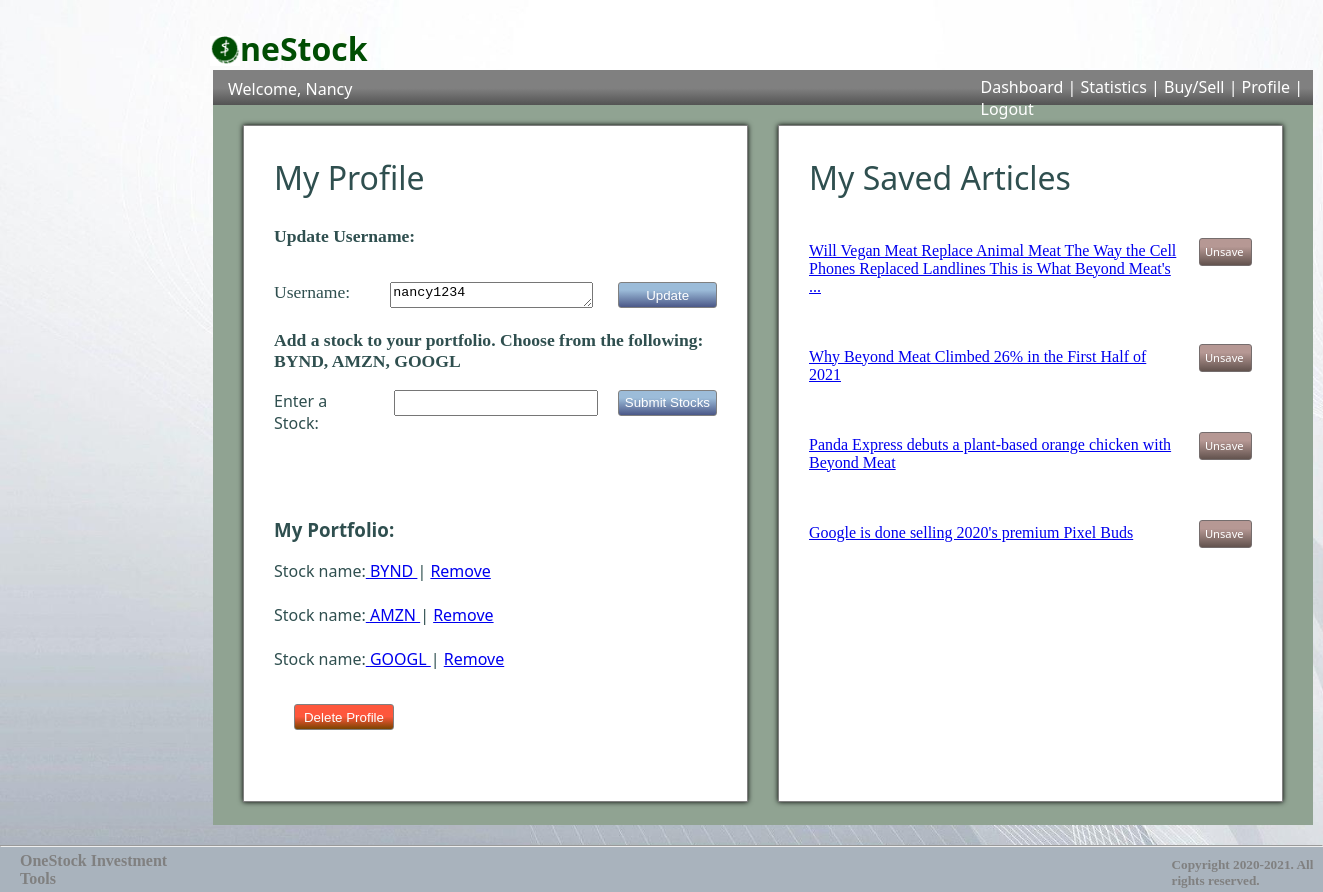
Screenshot of /profile (signed in) with the database file from the repository.
### stock_reboot_app/models.py (models this page shows)
class User(models.Model):
    first_name = models.CharField(max_length=255)
    last_name = models.CharField(max_length=255)
    username = models.CharField(max_length=255)
    email = models.EmailField(max_length=255)
    password = models.CharField(max_length=255)
    updated_at = models.DateTimeField(auto_now=True)
    created_at = models.DateTimeField(auto_now_add = True)
    objects = UserManager()

class Stock(models.Model):
    stock_name = models.CharField(max_length=45)
    created_at = models.DateTimeField(auto_now_add = True)
    updated_at = models.DateTimeField(auto_now= True)
    user = models.ForeignKey(User, related_name = "stocks", on_delete = models.CASCADE)
    news_url = models.TextField()
    nasdaq_url = models.TextField()
    objects = StockManager()

class Article(models.Model):
    saved = models.BooleanField(default=False)
    headliner = models.TextField()
    created_at = models.DateTimeField(auto_now_add = True)
    updated_at = models.DateTimeField(auto_now = True)
    hyperlink = models.TextField()
    stock = models.ForeignKey(Stock, related_name="articles", on_delete = models.CASCADE, null = True)
    article_user = models.ForeignKey(User, related_name = "user_articles", on_delete = models.CASCADE, null = True)

### stock_reboot_app/views.py (the view)
# urls.py: path('profile', views.profile),
def profile(request):
    if 'user_id' not in request.session:
        return redirect('/')
    this_user = User.objects.filter(id = request.session['user_id'])
    portfolio = Stock.objects.filter(user=User.objects.get(id = request.session['user_id']))
    saved_articles = Article.objects.filter(article_user_id=this_user[0].id, saved = True)
    number_of_stocks = len(Stock.objects.filter(user=User.objects.get(id = request.session['user_id'])))
    context = {
            "user": this_user[0],
            "current_user" : this_user[0].first_name,
            "username" : this_user[0].username,
            "portfolio": portfolio,
            "saved_articles": saved_articles,
            "number_of_stocks": number_of_stocks,
        }
    return render(request, "profile.html", context)

### stock_reboot_app/templates/profile.html (shortened to what this page needs)
    {% load static %}
<!DOCTYPE html>
<html lang = "en">
<head>
    {% load static %}
    <link rel="stylesheet" href="{% static 'index.css' %}">
</head>
<body id="wavy-body">
    <div id="floating-logo">
        <img id="logo" src="{% static 'artsy_white_logo.png' %}" alt="one stock logo"><h1 id="one-stock-dash">neStock</h1>
    </div>
    <div id="dash-all">
        <div id="navbar">
            <h3 id="dash-welcome"> Welcome, {{ current_user }} </h3>
            <div id="dash-links-feed">
                <a href="/success"> Dashboard </a> | <a href="/stats"> Statistics </a> | <a href="/buy_sell">Buy/Sell</a> | <a href="/profile">Profile</a> | <a href="/logout">Logout</a>
            </div>
        </div>
        <div id="dash-stuff-profile">
            <div id="first">
                <h2 class="light">My Profile</h2>
		<p id = "bold">Update Username:</p>
                <form action="/update_username" method='POST' id="add-form">
                        <p class = "size">Username:</p>
                        <textarea name="username">{{ username }}</textarea>
                    <input type="submit" value="Update" id = "button">
                </form>
                <form action="/check_stock_name" method='POST' id="add-form-stock">
                    <p id = "bold">Add a stock to your portfolio. Choose from the following: BYND, AMZN, GOOGL</p>
                    <div id="add-stock">
                        <label for="stock-option">Enter a Stock:</label>
                        <input class="stock-option" type="text" name = "stock-option" id="stock-textarea">
                        <input type="submit" value="Submit Stocks" id = "stock-button">
            </div>
                </form>
                <br><br>
                <h3>My Portfolio:</h3>
                {% if number_of_stocks == 0 %}
                    <p id="">You have no stocks in your porfolio. </p>
                {% else %}
                    {% for stock in portfolio %}
                    Stock name:<a id="no-style" href="/feed/{{ stock.id }}"> {{ stock.stock_name }} </a> | <a href="/rm-stock/{{ stock.id }}"> Remove </a>
                    <br><br>
                    {% endfor %}
                {% endif %}
                <form action="/delete/{{ user.id }}" method='POST' id="add-form-delete">
                    <input type="submit" value="Delete Profile" id = "button">
                </form>
            </div>
            <div id="second">
                <h2 class="light">My Saved Articles</h2>
                    {% for article in saved_articles%}
                    <div id="nas-stats-container">
                        <a id="articles" href="{{ article.hyperlink }}" target = "_blank">
                            <p>{{ article.headliner }}</p>
                        </a>
                        <a  id="unsave-btn" href="/unsave_profile/{{ article.headliner }}">Unsave</a>
                    </div>
                    {% endfor %}
            </div>
        </div>
    </div>
    <hr id="">
    <div id="feed-bottom-line">
        <h4>OneStock Investment Tools</h4>
        <h5>Copyright 2020-2021. All rights reserved.</h5>
    </div>
</body>
</html>

### rows the page displays
User: first_name "Nancy", username "nancy1234"
Stock: stock_name "BYND"
Stock: stock_name "AMZN"
Stock: stock_name "GOOGL"
Article: headliner "Will Vegan Meat Replace Animal Meat The Way the Cell Phones Replaced Landlines This is What Beyond Meat's ..."
Article: headliner "Why Beyond Meat Climbed 26% in the First Half of 2021"
Article: headliner "Panda Express debuts a plant-based orange chicken with Beyond Meat"
Article: headliner "Google is done selling 2020's premium Pixel Buds"
